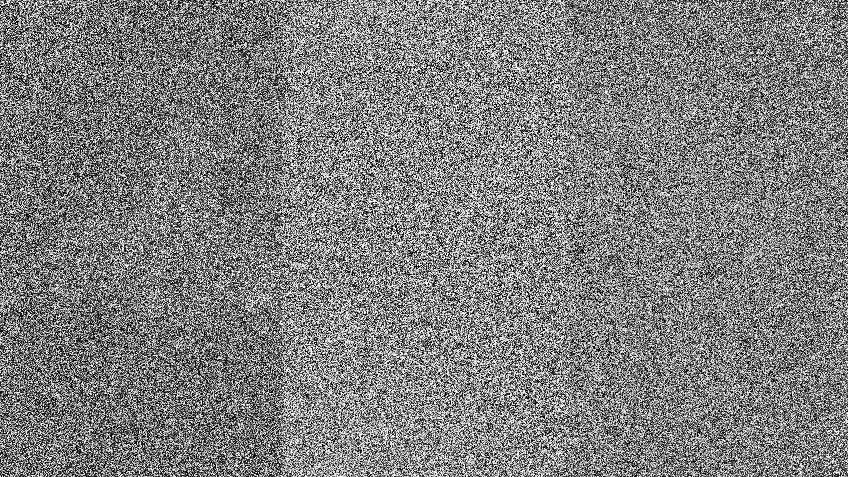
#> input picture TwoFlags/flag_enc.png, 848 x 477 px
$ python sol.py
#> lines starting #> are read from the running program, lines starting #| are printed output that depends on the picture
import numpy as np
from PIL import Image

im1 = Image.open("flag_enc.png")
#> im1 is the input picture: PIL image 848x477 L; min 0, max 255, mean 126.9
im2 = Image.open("notflag_enc.png")
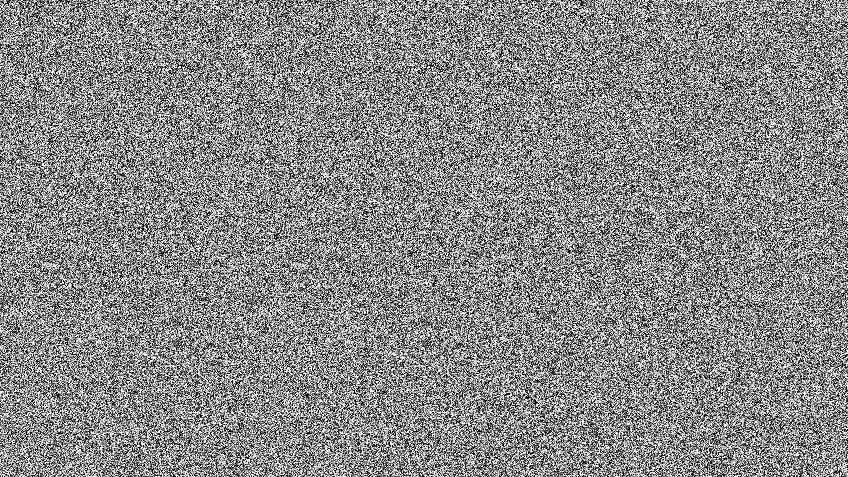
#> input picture TwoFlags/notflag_enc.png, 848 x 477 px
#> im2 is the input picture: PIL image 848x477 L; min 0, max 255, mean 136.6

im1np = np.array(im1)*255
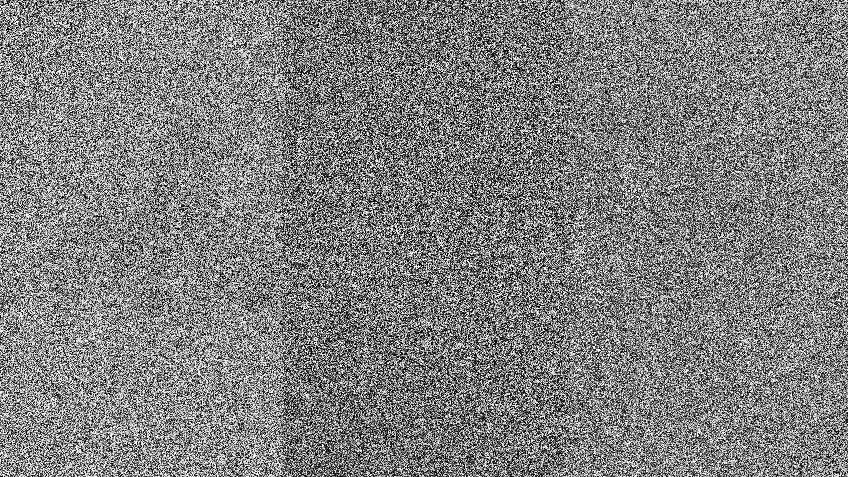
#> im1np: shape (477, 848); min 0, max 255, mean 127.7
print(im1np)
#> (printed output is left out)

# [5 lines of commented-out code are left out]
